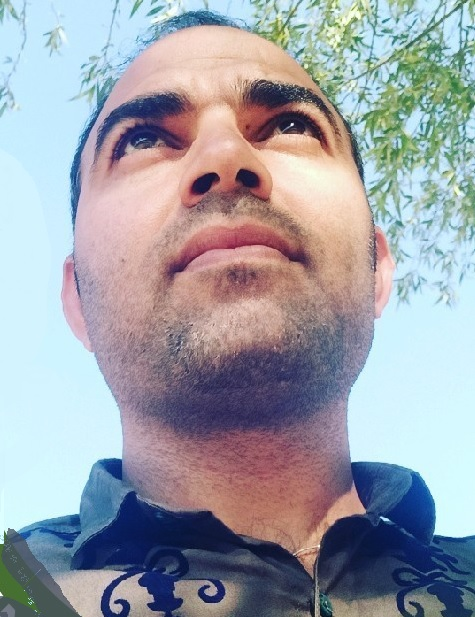
#> input picture images/Vehid.jpg, 475 x 617 px
$ python -i frequencyFilter.py   (imports and definitions only)
#> lines starting #> are read from the running program, lines starting #| are printed output that depends on the picture
import numpy as np
import cv2

# [30 lines left out: functions fftshiftRGB, ifftshiftBGR, not called in this run]

def fftshift(image):
    imgB, imgG, imgR = cv2.split(image)
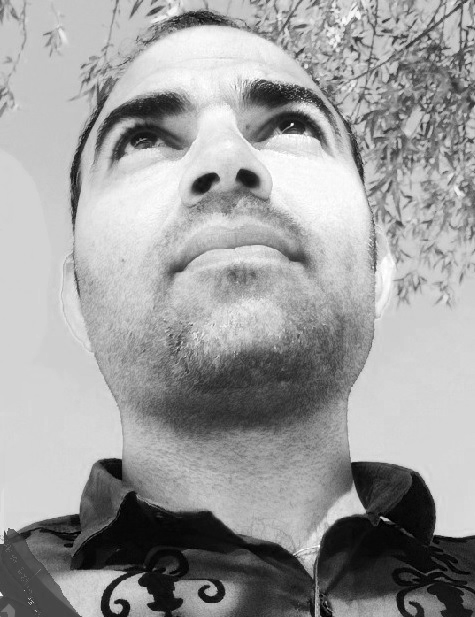
#> imgB: shape (617, 475); min 0, max 255, mean 157.4
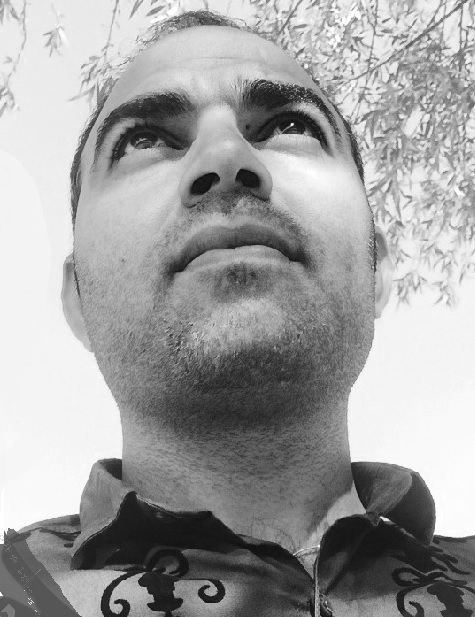
#> imgG: shape (617, 475); min 8, max 255, mean 160.2
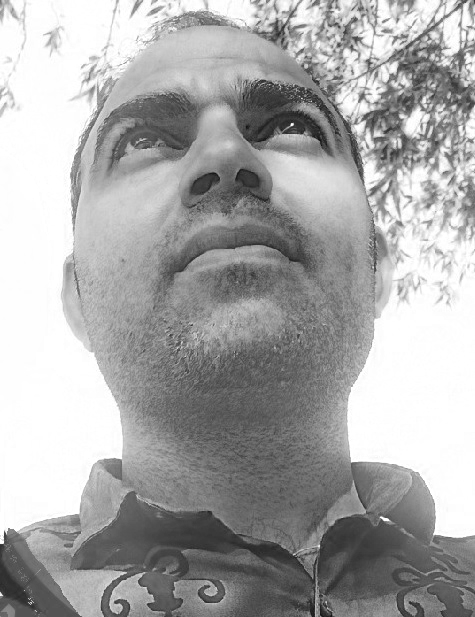
#> imgR: shape (617, 475); min 19, max 255, mean 168.7

    fb = np.fft.fft2(imgB)
    fshiftB = np.fft.fftshift(fb)

    fg = np.fft.fft2(imgG)
    fshiftG = np.fft.fftshift(fg)

    fr = np.fft.fft2(imgR)
    fshiftR = np.fft.fftshift(fr)

    return fshiftB, fshiftG, fshiftR


# [193 lines left out: functions ifftshift, normalize, create_mask, low_pass_filter, high_pass_filter, band_pass_filter and 4 more, not called in this run]

>>> import cv2
>>> picture = cv2.cvtColor(cv2.imread('../images/Vehid.jpg'), cv2.COLOR_BGR2RGB)
>>> result = fftshift(picture)

$ run again, on images/arad.jpg
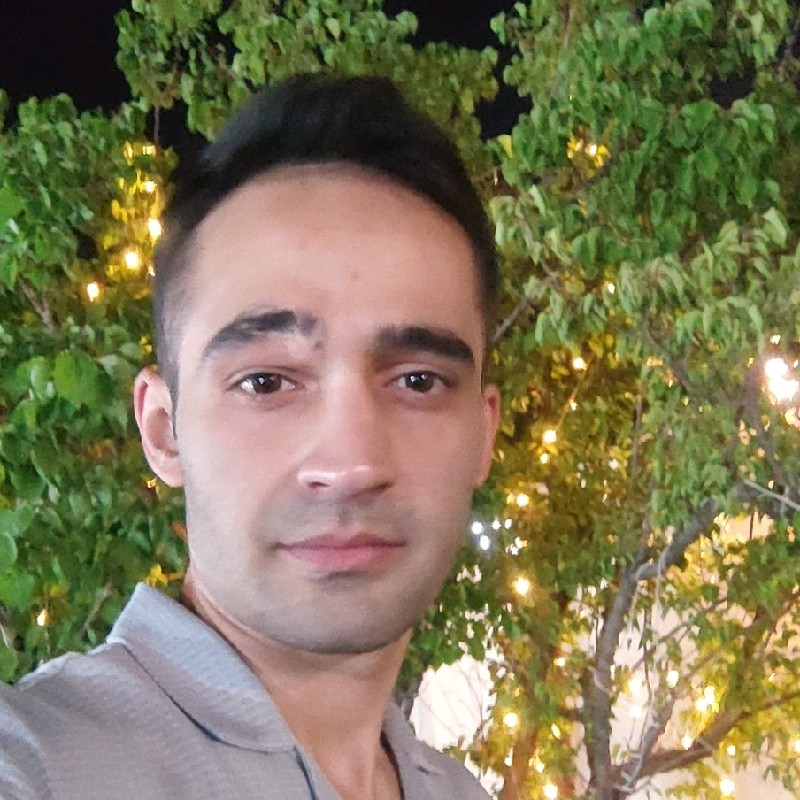
#> input picture images/arad.jpg, 800 x 800 px
#> in fftshift, `imgB, imgG, imgR = cv2.split(image)`:
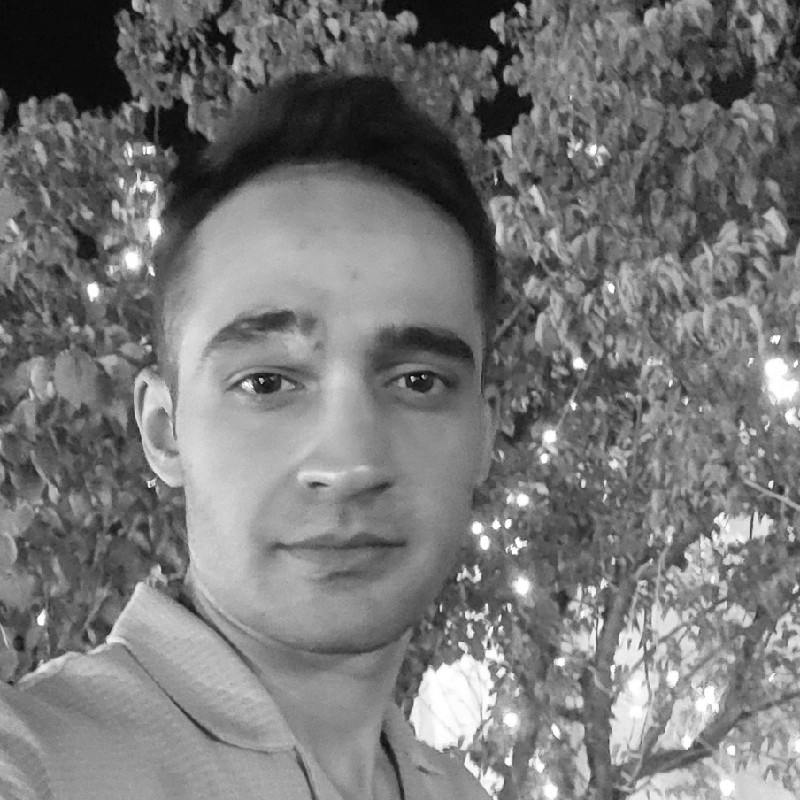
#> imgG: shape (800, 800); min 0, max 255, mean 119.5
#> in fftshift, `imgB, imgG, imgR = cv2.split(image)`:
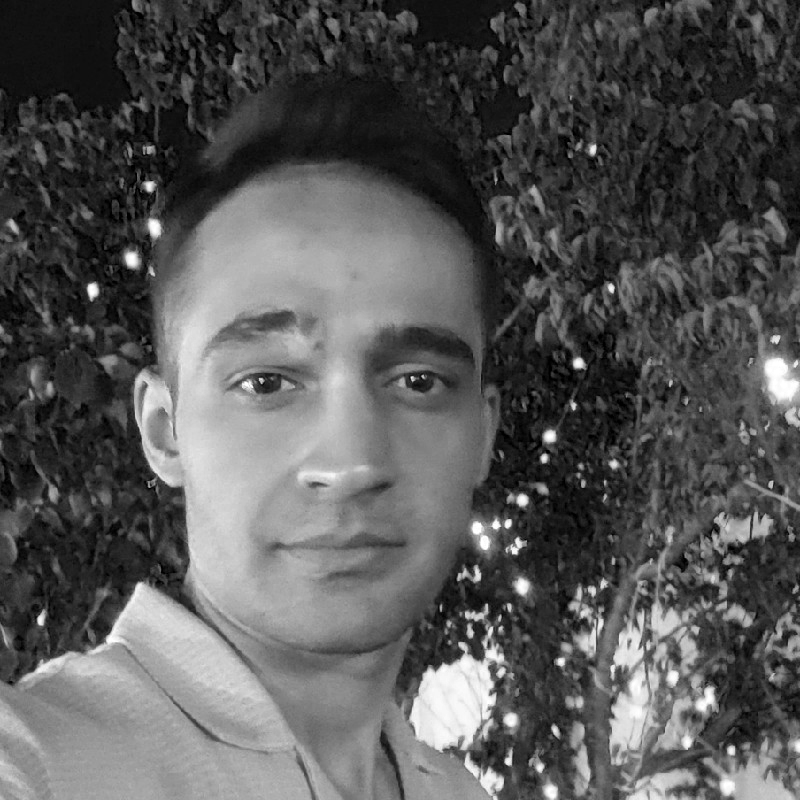
#> imgR: shape (800, 800); min 0, max 255, mean 87.3

$ run again, on images/family.jpg
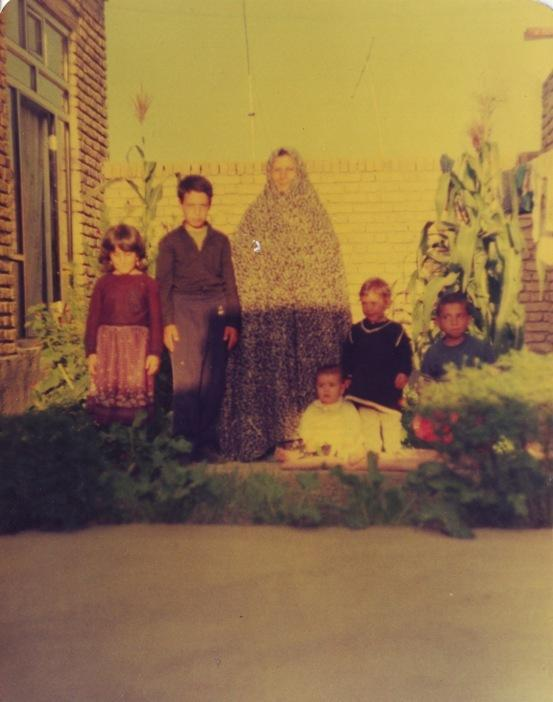
#> input picture images/family.jpg, 553 x 702 px
#> in fftshift, `imgB, imgG, imgR = cv2.split(image)`:
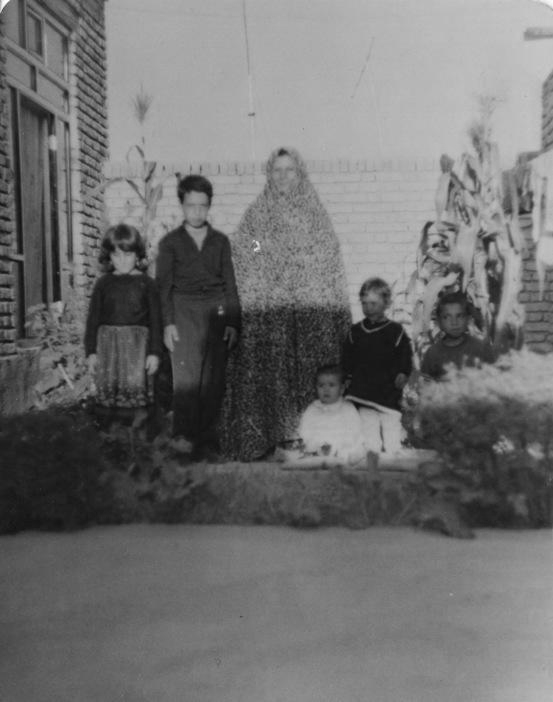
#> imgG: shape (702, 553); min 11, max 255, mean 112.2
#> in fftshift, `imgB, imgG, imgR = cv2.split(image)`:
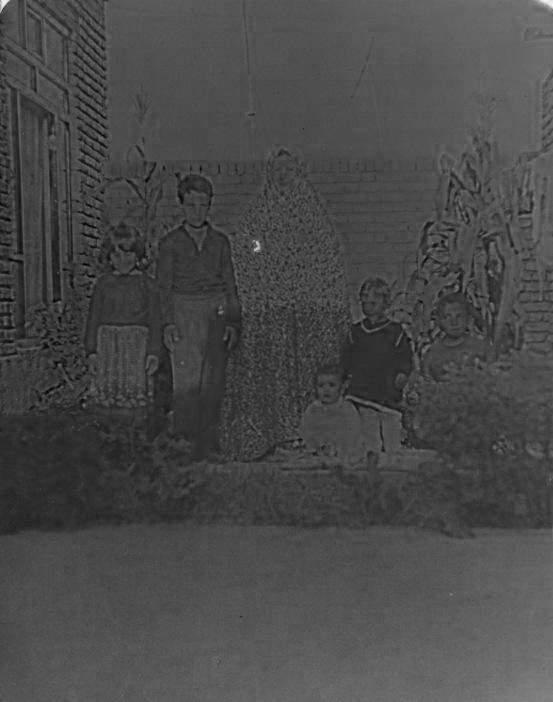
#> imgR: shape (702, 553); min 0, max 246, mean 73.1
